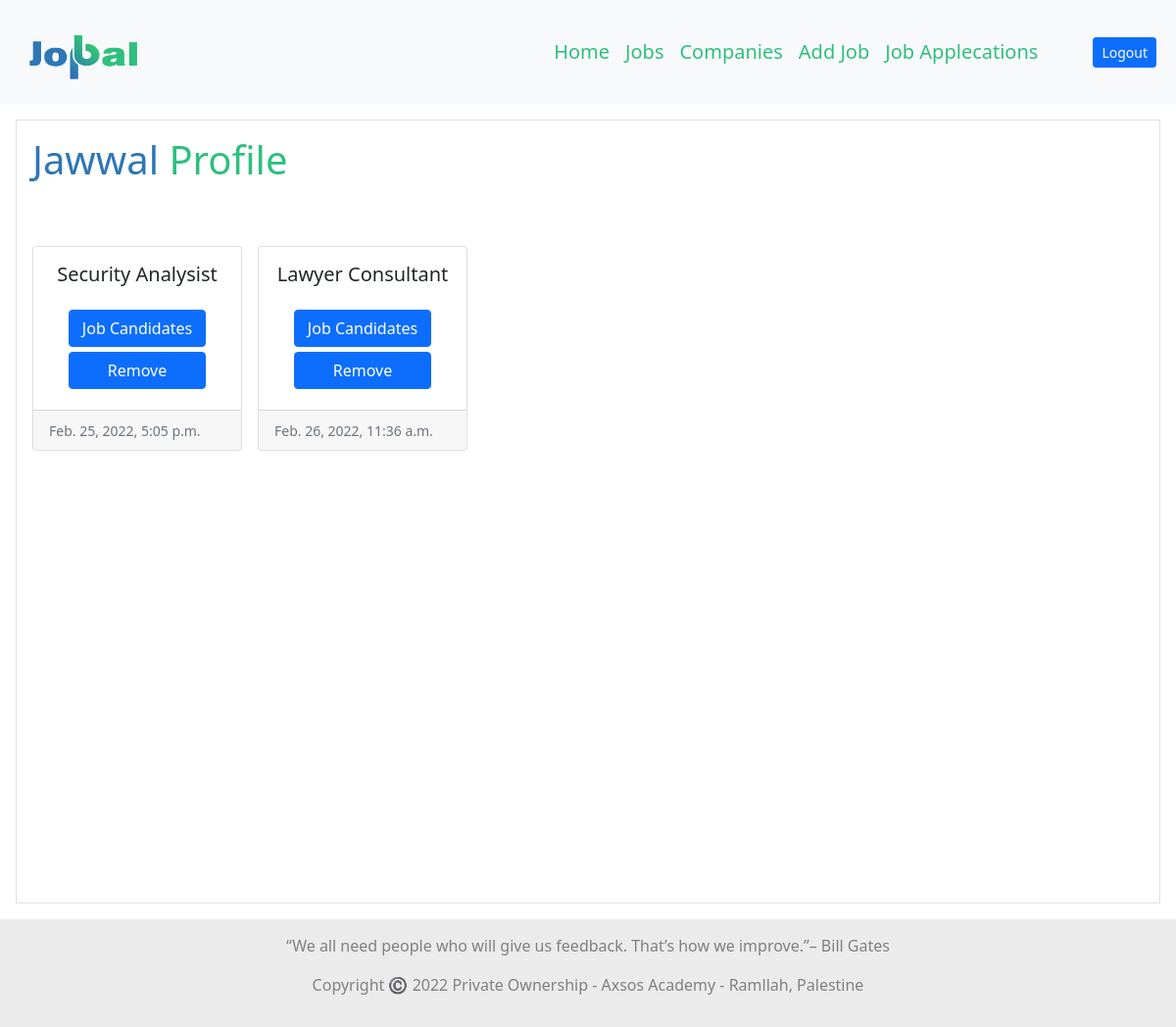
Page /company_jobs (signed in) on the committed database.
### log_reg/models.py (models this page shows)
class Company(models.Model):
    company_name=models.CharField(max_length=90)
    location=models.CharField(max_length=90)
    desc=models.TextField()
    email=models.CharField(max_length=90)
    category=models.CharField(max_length=90)
    password=models.CharField(max_length=90)
    created_at = models.DateTimeField(auto_now_add=True)
    updated_at = models.DateTimeField(auto_now=True)
    objects = CompanyManager()

### jobpal_app/models.py (models this page shows)
class Job(models.Model):
    title=models.CharField(max_length=90)
    desc=models.TextField()
    location=models.CharField(max_length=95)
    category=models.CharField(max_length=90)
    user_job = models.ManyToManyField(User, related_name="jobs")
    company_job=models.ForeignKey(Company, related_name="add_job", on_delete = models.CASCADE)
    created_at = models.DateTimeField(auto_now_add=True)
    updated_at = models.DateTimeField(auto_now=True)
    objects = JobManager()

### jobpal_app/views.py (the view)
# urls.py: path('company_jobs', views.company_jobs),
def company_jobs(request):
    this_company=Company.objects.get(id = request.session['company_id'])
    context={
        'all_jobs':Job.objects.filter(company_job=this_company),
        'this_company':this_company
    }
    return render (request,'company_added_jobs.html',context)

### jobpal_app/templates/company_added_jobs.html (shortened to what this page needs)
<!DOCTYPE html>
<html lang="en">
<head>
	{% load static %}
	<link href="https://cdn.jsdelivr.net/npm/bootstrap@5.1.3/dist/css/bootstrap.min.css" rel="stylesheet"
 />
</head>
<body>
    <nav class="navbar navbar-expand-lg navbar-light bg-light p-2">
        <div class="container-fluid">
            <a class="navbar-brand me-5" href="/"><img
                    src="{% static 'img\Untitled-1 copy.png' %}"
                    alt="logo" style="width: 130px; height: 80px;"></a>
            <div class="collapse navbar-collapse justify-content-end" id="navbarNav">
                <ul class="navbar-nav">
                    <li class="nav-item">
                        <a class="nav-link active" aria-current="page" href="/"
                            style="color: #2FBF7F; font-size: 20px;">Home</a>
                    </li>
                    <li class="nav-item">
                        <a class="nav-link" href="/jobs" style="color: #2FBF7F; font-size: 20px;">Jobs</a>
                    </li>
                    <li class="nav-item">
                        <a class="nav-link" href="/companies" style="color: #2FBF7F; font-size: 20px;">Companies</a>
                    </li>
                    {% if request.session.company_id %}
                    <li class="nav-item">
                        <a class="nav-link" href="/add_job" style="color: #2FBF7F; font-size: 20px;">Add Job</a>
                    </li>
                    <li class="nav-item">
                        <a class="nav-link" href="/company_jobs" style="color: #2FBF7F; font-size: 20px;">Job Applecations</a>
                    </li>
                    {% endif %}
                </ul>
            </div>
                <div class="dropdown">
                {% if request.session.user_id or request.session.company_id %}
                    <a class="btn btn-primary  btn-sm ms-5 " href="/logout" role="button" id="dropdownMenuLink"
                     aria-expanded="false">
                   Logout</a>
                {% endif %}
            </div>
        </div>
    </nav>
	<div class="container-lg-fluid m-3 p-3 border" style="height: 100vh;">
		<div class="col-4"><h1  style="color:#2E77B5;">{{this_company.company_name}} <span style="color: #2FBF7F;">Profile</span></h1></div>
		<div class="row  row-cols-2 row-cols-lg-5 g-2 g-lg-3 mt-5 " >
			{% for job in all_jobs %}
			<div class="col-3 ">
				<div class="card h-100 ">
					<div class="card-body" >
						<h5 class="card-title text-center mb-4" >{{job.title}}</h5>
                        <div style="display: flex;justify-content: space-around;flex-wrap: wrap;">
                            <form action="company_jobs/{{job.id}}" class="text-center">
                                <button type="submit" class="btn btn-primary text-center" style="width: 140px;margin-bottom: 5px;">Job Candidates</button>
                            </form>
                            <form action="delete_job/{{job.id}}" class="text-center">
                                <button type="submit" class="btn btn-primary text-center" style="width: 140px;margin-bottom: 5px;">Remove</button>
                            </form>
                        </div>
					</div>
					<div class="card-footer">
						<small class="text-muted">{{job.updated_at}}</small>
					</div>
				</div>
			</div>
			{% endfor %}
		</div>
	</div>
	<footer style="background-color:#ebebeb;padding: 15px;text-align: center;">
		<p style="color: gray;">“We all need people who will give us feedback. That’s how we improve.”– Bill Gates</p>
        <p style="color: gray;">Copyright ©️ 2022 Private Ownership - Axsos Academy - Ramllah, Palestine</p>
	  </footer >
</body>
</html>

### rows in the picture
Company: company_name "Jawwal"
Job: title "Security Analysist", updated_at "Feb. 25, 2022, 5:05 p.m."
Job: title "Lawyer Consultant", updated_at "Feb. 26, 2022, 11:36 a.m."
